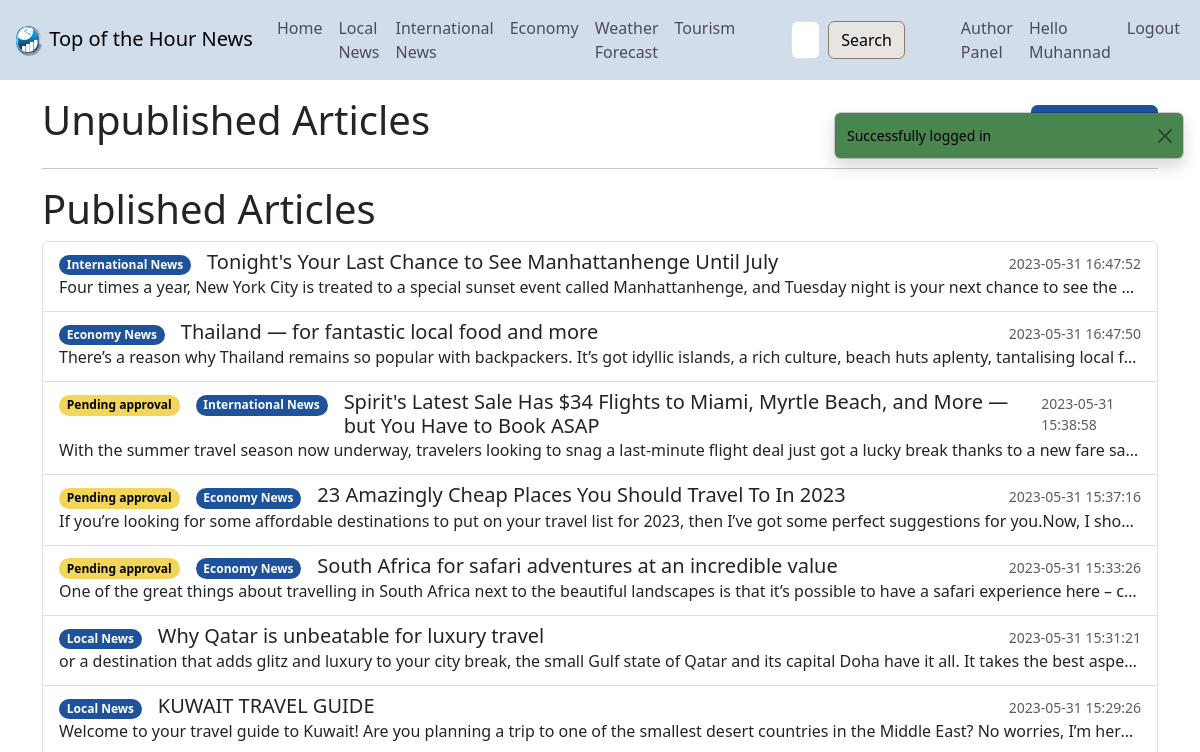
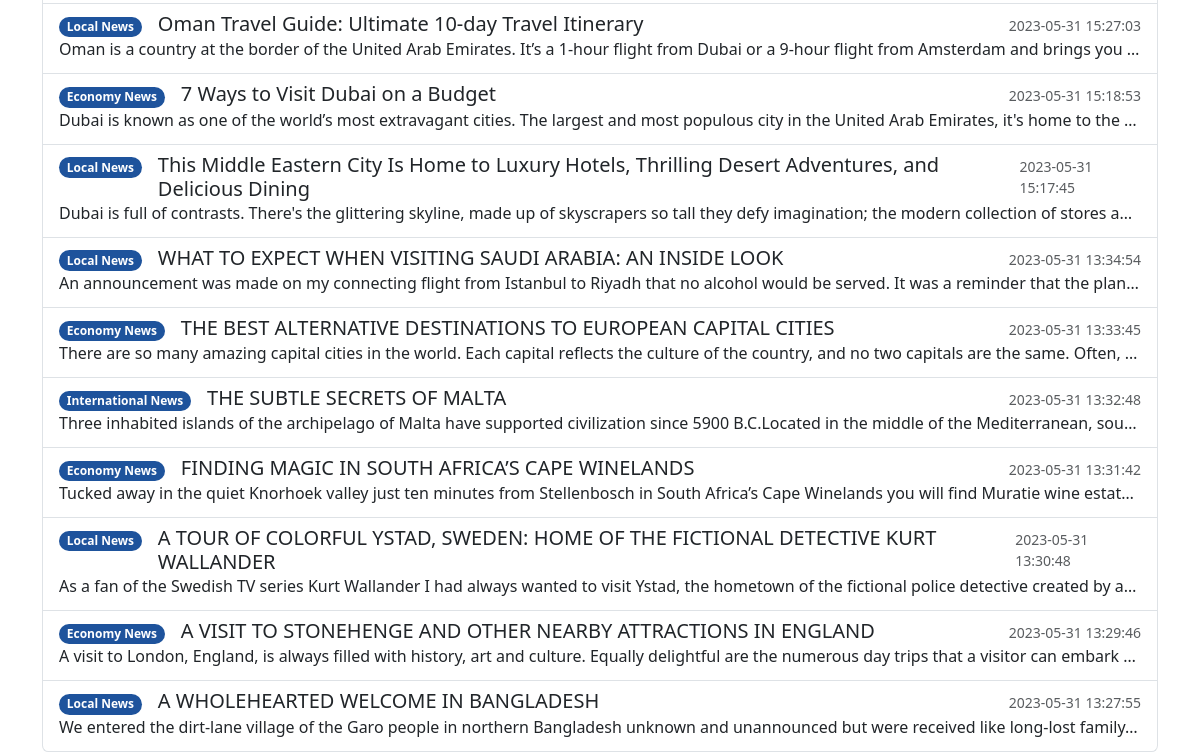
The page /articleEdit/author_panel.php (signed in) on the database as committed earlier (2 pictures, top to bottom).
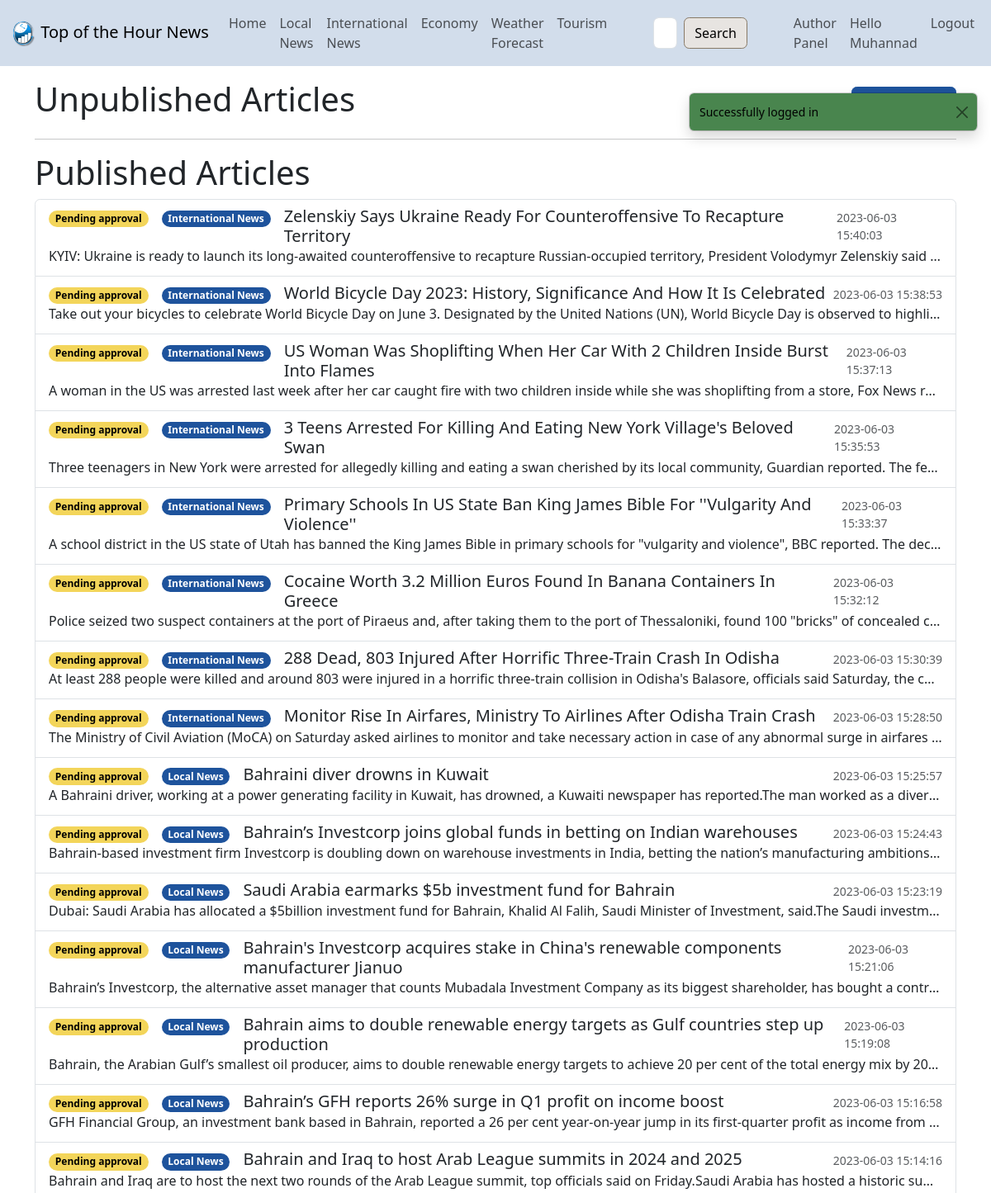
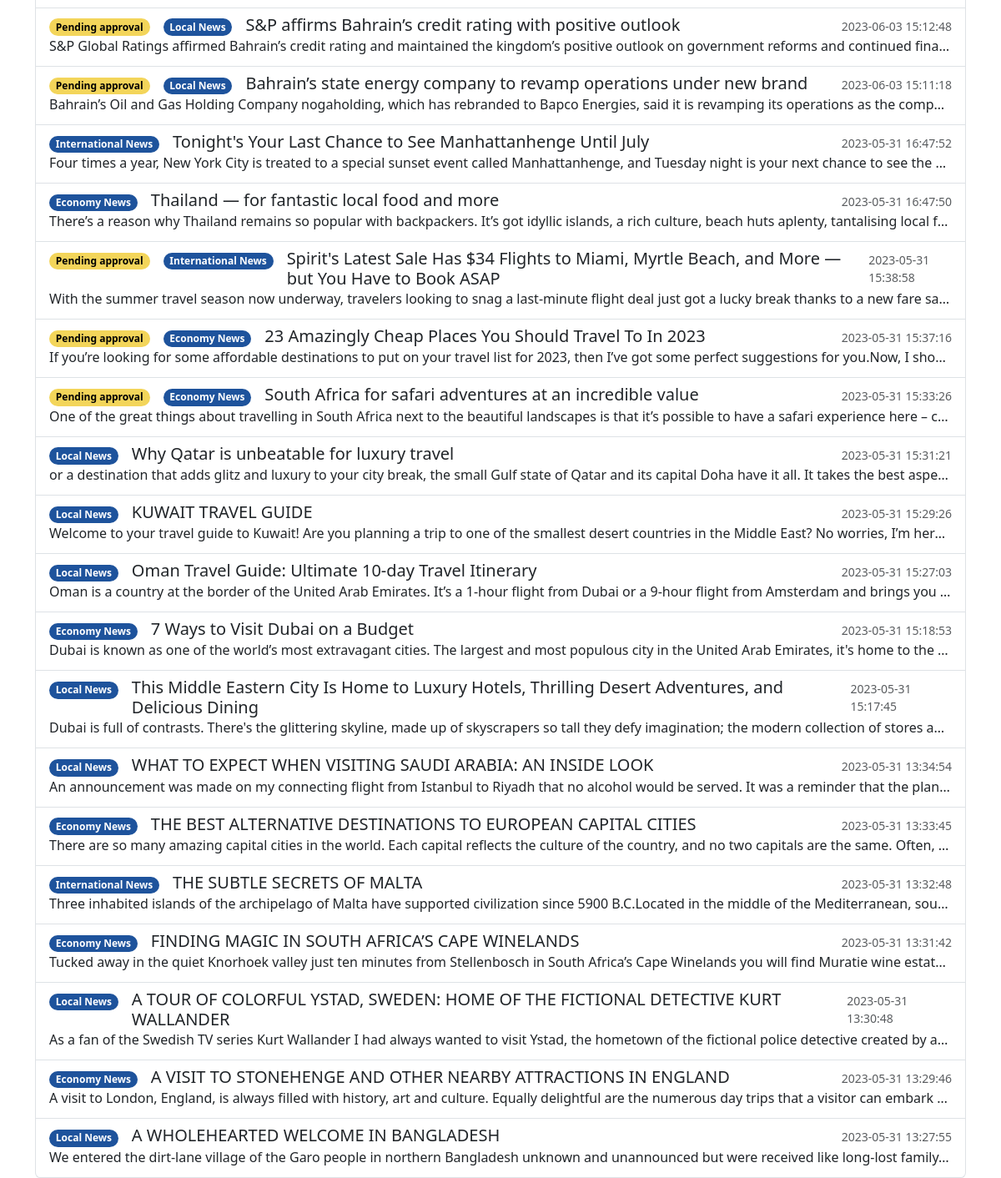
The same page on the database as committed later (2 pictures, top to bottom).
### tables this page shows
CREATE TABLE `Articles` (
  `articleId` int(20) NOT NULL,
  `title` varchar(250) NOT NULL,
  `content` longtext NOT NULL,
  `readTime` int(250) NOT NULL,
  `writtenBy` int(20) NOT NULL,
  `date` datetime NOT NULL,
  `category` varchar(50) NOT NULL,
  `published` tinyint(1) NOT NULL DEFAULT 0,
  `approved` tinyint(1) NOT NULL DEFAULT 0,
  `removed` tinyint(1) NOT NULL DEFAULT 0,
  `thumbnail` varchar(1000) DEFAULT NULL
);

### Database.php (called while the page is built, shortened)
<?php
class Database
{
    public static $instance = null;
    public $mysqli = null;
    private function __construct()
    {
        if ($this->mysqli == null) {
            $this->mysqli = new mysqli(DB_HOSTNAME, DB_USERNAME, DB_PASSWORD, DB_DATABASE);
            $this->mysqli->set_charset('utf8mb4');
        }
    }
    public static function getInstance(): self
    {
        if (self::$instance == null) {
            return new self();
        }
    }
    public function query(string $sql): object
    {
        $result = $this->mysqli->query($sql);
        return $result;
    }
}

### models/Article.php (called while the page is built, shortened)
<?php
class Article
{
    public $category;
    public static function __set_state(array $state): Article
    {
        $article = new Article(
            (int) $state['articleId'],
            $state['title'],
            $state['content'],
            (int) $state['readTime'],
            (int) $state['writtenBy'],
            $state['date'],
            $state['category'],
            (bool) $state['published'],
            (bool) $state['approved'],
            (bool) $state['removed'],
            $state['thumbnail']
        );
        if (isset($state['author']))
            $article->author = $state['author'];
        return $article;
    }
    public function __construct(
        ?int $articleId,
        string $title,
        string $content,
        int $readTime,
        int $writtenBy,
        string $date,
        string $category,
        bool $published,
        bool $approved,
        bool $removed,
        ?string $thumbnail
    ) {
        $this->articleId = $articleId;
        $this->title = $title;
        $this->content = $content;
        $this->date = $date;
        $this->category = $category;
        $this->approved = $approved;
        $this->removed = $removed;
    }
    public static function get_author_articles(int $authorId, bool $published = false): array
    {
        $db = Database::getInstance();
        $articles = $db->query('select Articles.*, CONCAT(Users.firstName, \' \', Users.lastName) as author
                                from Articles
                                join Users on (Users.userId = Articles.writtenBy)
                                where writtenBy = ' . $authorId . '
                                   and published = ' . (int) $published . '
                                   order by date desc')->fetch_all(MYSQLI_ASSOC);
        return array_map(function ($row) {
            return Article::__set_state($row);
        }, $articles);
    }
    public function display_category(): string
    {
        switch ($this->category) {
            case 'local':
                return 'Local News';
            case 'international':
                return 'International News';
            case 'economy':
                return 'Economy News';
        }
    }
}

### articleEdit/author_panel.php (the view, shortened to what this page needs)
<div class="container">
  <div class="hstack">
    <h1>Unpublished Articles</h1>
    <form class="ms-auto" action="<?= BASE_URL . '/articleEdit/create_article.php' ?>" method="post">
      <button id="createBtn" class="btn btn-primary" type="submit">Create Article</button>
    </form>
  </div>
  <hr>
  <h1>Published Articles</h1>
  <div class="list-group">
    <?php
    $published = Article::get_author_articles($_SESSION['userId'], true);
    foreach ($published as $article) {
      $href = $article->approved ?
        (BASE_URL . '/displayNews/article.php?id=' . $article->articleId)
        : (BASE_URL . '/articleEdit/preview.php?articleId=' . $article->articleId);
      if (!$article->approved)
        $href .= '&returnUrl=' . urlencode(BASE_URL . '/articleEdit/author_panel.php') . '&returnName=Author%20Panel';
      echo '
  <a href="' . $href . '" class="list-group-item list-group-item-action flex-column align-items-start">
    <div class="d-flex w-100" style="align-items: first baseline">
      ' . ((!$article->approved && !$article->removed) ? '<span class="me-3 badge rounded-pill text-bg-warning vertical-align-middle" title="Viewers can read this article after an administrator approves it">Pending approval</span>' : '') . '
      ' . (($article->removed) ? '<span class="me-3 badge rounded-pill text-bg-danger" title="An administrator removed this article">Removed</span>' : '') . '
      <span class="badge rounded-pill text-bg-primary">' . $article->display_category() . '</span>
      <h5 class="mb-0 ms-3">' . $article->title . '</h5>
      <small class="text-muted ms-auto">' . $article->date . '</small>
    </div>
    <p class="mb-1 text-truncate">' . strip_tags(substr($article->content, 0, 1000)) . '</p>
  </a>
    ';
    }
    ?>
  </div>
</div>

Rows that differ between the two databases and show on the page:
added articles: approved "Pending approval", category "International News", title "Zelenskiy Says Ukraine Ready For Counteroffensive To Recapture Territory", date "2023-06-03 15:40:03", content "KYIV: Ukraine is ready to launch its long-awaited counteroffensive to recapture Russian-occupied territory, President Volodymyr Zelenskiy said…"
added articles: approved "Pending approval", category "International News", title "World Bicycle Day 2023: History, Significance And How It Is Celebrated", date "2023-06-03 15:38:53", content "Take out your bicycles to celebrate World Bicycle Day on June 3. Designated by the United Nations (UN), World Bicycle Day is observed to highli…"
added articles: approved "Pending approval", category "International News", title "US Woman Was Shoplifting When Her Car With 2 Children Inside Burst Into Flames", date "2023-06-03 15:37:13", content "A woman in the US was arrested last week after her car caught fire with two children inside while she was shoplifting from a store, Fox News r…"
added articles: approved "Pending approval", category "International News", title "3 Teens Arrested For Killing And Eating New York Village's Beloved Swan", date "2023-06-03 15:35:53", content "Three teenagers in New York were arrested for allegedly killing and eating a swan cherished by its local community, Guardian reported. The fe…"
added articles: approved "Pending approval", category "International News", title "Primary Schools In US State Ban King James Bible For ''Vulgarity And Violence''", date "2023-06-03 15:33:37", content "A school district in the US state of Utah has banned the King James Bible in primary schools for \"vulgarity and violence\", BBC reported. The dec…"
added articles: approved "Pending approval", category "International News", title "Cocaine Worth 3.2 Million Euros Found In Banana Containers In Greece", date "2023-06-03 15:32:12", content "Police seized two suspect containers at the port of Piraeus and, after taking them to the port of Thessaloniki, found 100 \"bricks\" of concealed c…"
added articles: approved "Pending approval", category "International News", title "288 Dead, 803 Injured After Horrific Three-Train Crash In Odisha", date "2023-06-03 15:30:39", content "At least 288 people were killed and around 803 were injured in a horrific three-train collision in Odisha's Balasore, officials said Saturday, the c…"
added articles: approved "Pending approval", category "International News", title "Monitor Rise In Airfares, Ministry To Airlines After Odisha Train Crash", date "2023-06-03 15:28:50", content "The Ministry of Civil Aviation (MoCA) on Saturday asked airlines to monitor and take necessary action in case of any abnormal surge in airfares…"
added articles: approved "Pending approval", category "Local News", title "Bahraini diver drowns in Kuwait", date "2023-06-03 15:25:57", content "A Bahraini driver, working at a power generating facility in Kuwait, has drowned, a Kuwaiti newspaper has reported.The man worked as a diver…"
added articles: approved "Pending approval", category "Local News", title "Bahrain’s Investcorp joins global funds in betting on Indian warehouses", date "2023-06-03 15:24:43", content "Bahrain-based investment firm Investcorp is doubling down on warehouse investments in India, betting the nation’s manufacturing ambitions…"
added articles: approved "Pending approval", category "Local News", title "Saudi Arabia earmarks $5b investment fund for Bahrain", date "2023-06-03 15:23:19", content "Dubai: Saudi Arabia has allocated a $5billion investment fund for Bahrain, Khalid Al Falih, Saudi Minister of Investment, said.The Saudi investm…"
added articles: approved "Pending approval", category "Local News", title "Bahrain's Investcorp acquires stake in China's renewable components manufacturer Jianuo", date "2023-06-03 15:21:06", content "Bahrain’s Investcorp, the alternative asset manager that counts Mubadala Investment Company as its biggest shareholder, has bought a contr…"
added articles: approved "Pending approval", category "Local News", title "Bahrain aims to double renewable energy targets as Gulf countries step up production", date "2023-06-03 15:19:08", content "Bahrain, the Arabian Gulf’s smallest oil producer, aims to double renewable energy targets to achieve 20 per cent of the total energy mix by 20…"
added articles: approved "Pending approval", category "Local News", title "Bahrain’s GFH reports 26% surge in Q1 profit on income boost", date "2023-06-03 15:16:58", content "GFH Financial Group, an investment bank based in Bahrain, reported a 26 per cent year-on-year jump in its first-quarter profit as income from…"
added articles: approved "Pending approval", category "Local News", title "Bahrain and Iraq to host Arab League summits in 2024 and 2025", date "2023-06-03 15:14:16", content "Bahrain and Iraq are to host the next two rounds of the Arab League summit, top officials said on Friday.Saudi Arabia has hosted a historic su…"
added articles: approved "Pending approval", category "Local News", title "S&P affirms Bahrain’s credit rating with positive outlook", date "2023-06-03 15:12:48", content "S&P Global Ratings affirmed Bahrain’s credit rating and maintained the kingdom’s positive outlook on government reforms and continued fina…"
added articles: approved "Pending approval", category "Local News", title "Bahrain’s state energy company to revamp operations under new brand", date "2023-06-03 15:11:18", content "Bahrain’s Oil and Gas Holding Company nogaholding, which has rebranded to Bapco Energies, said it is revamping its operations as the comp…"
